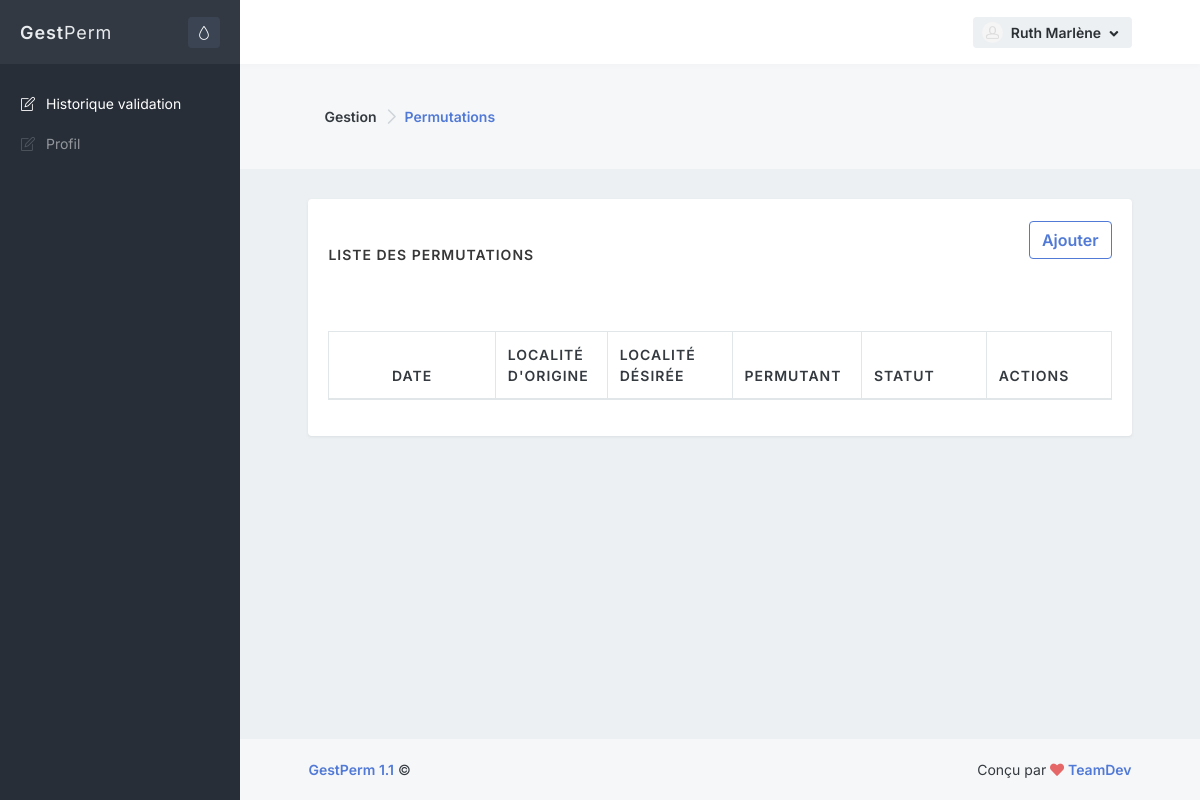
The app's page /admin/historique.php (signed in), older data.
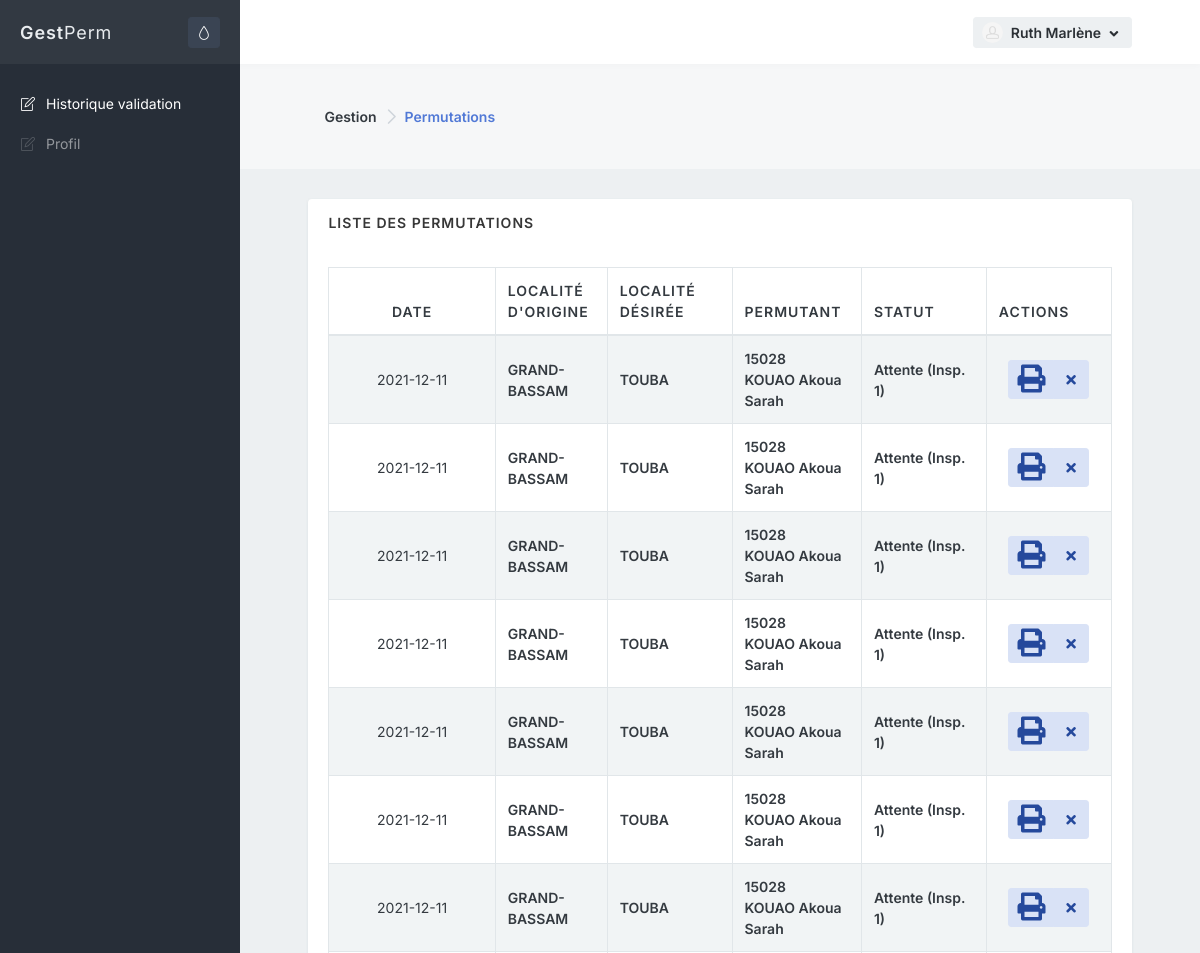
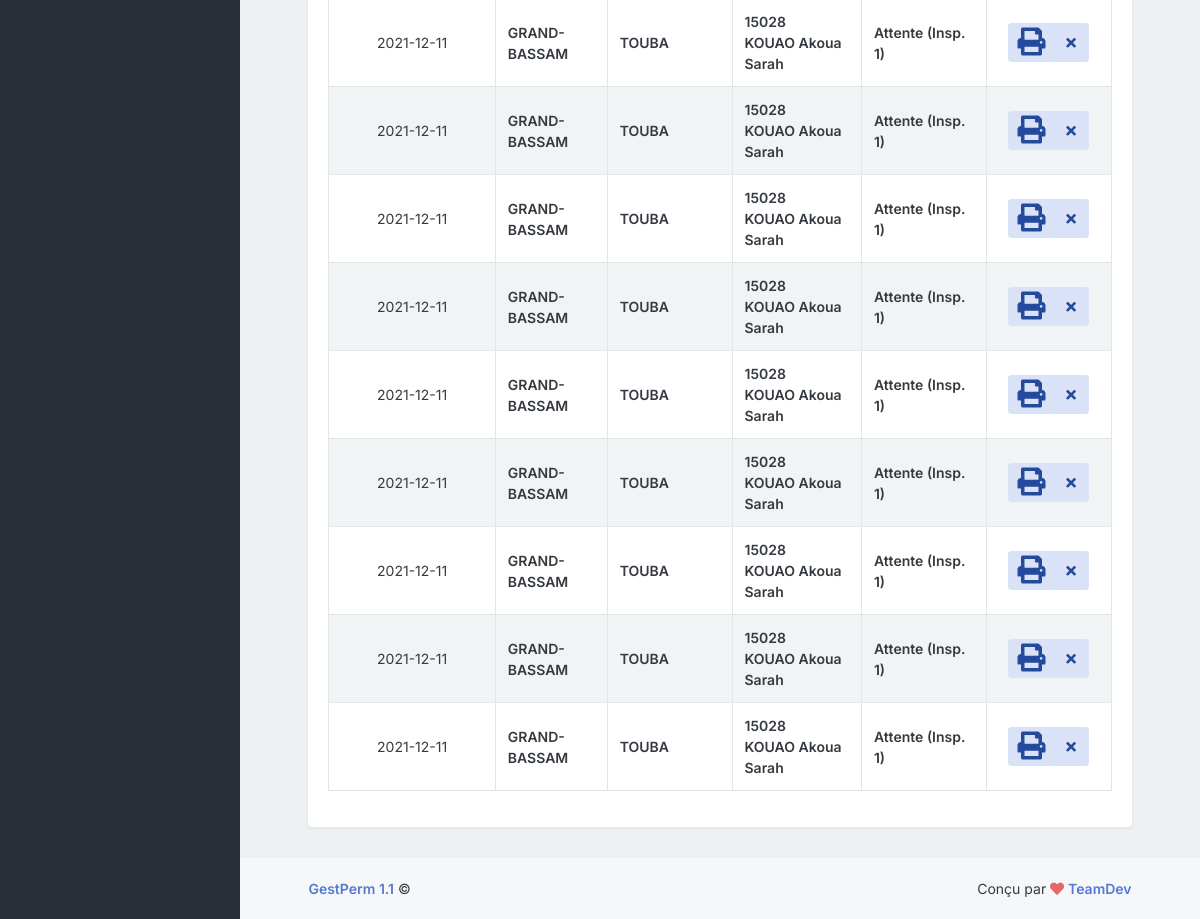
The same page, newer data (2 pictures, top to bottom).
### tables this page shows
CREATE TABLE IF NOT EXISTS `annonce` (
  `IdAnnonce` int(11) NOT NULL AUTO_INCREMENT,
  `DateAjoutAnnonce` date NOT NULL,
  `LocaliteOrigineAnnonce` varchar(255) NOT NULL,
  `LocaliteDesireeAnnonce` varchar(255) NOT NULL,
  `AdherantAnnonce` varchar(255) NOT NULL DEFAULT '-1',
  `StatutAnnonce` varchar(255) NOT NULL,
  `IdAgent` bigint(20) NOT NULL,
  `IdTypeAnnonce` int(11) NOT NULL,
  PRIMARY KEY (`IdAnnonce`)
);

CREATE TABLE IF NOT EXISTS `localite` (
  `CodeZone` bigint(19) NOT NULL AUTO_INCREMENT,
  `LibelleZone` varchar(200) NOT NULL,
  `CodeZoneMere` bigint(19) NOT NULL,
  `NiveauStr` smallint(6) NOT NULL,
  PRIMARY KEY (`CodeZone`)
);

CREATE TABLE IF NOT EXISTS `agent` (
  `IdAgent` int(11) NOT NULL AUTO_INCREMENT,
  `MatriculeAgent` varchar(255) NOT NULL,
  `NomAgent` varchar(255) NOT NULL,
  `PrenomsAgent` varchar(255) NOT NULL,
  `CiviliteAgent` varchar(25) NOT NULL,
  `NomJeuneFilleAgent` varchar(255) NOT NULL DEFAULT '',
  `SexeAgent` varchar(25) NOT NULL,
  `DateNaissanceAgent` date NOT NULL,
  `TelAgent` varchar(25) NOT NULL DEFAULT '',
  `EmailAgent` varchar(255) NOT NULL DEFAULT '',
  `DatePriseServiceAgent` date DEFAULT NULL,
  `SituationMatrimonialeAgent` varchar(255) NOT NULL,
  `DateCreationAgent` date NOT NULL,
  `PasswordAgent` varchar(255) NOT NULL,
  `IdEmploi` int(11) NOT NULL DEFAULT '-1',
  `IdFonction` int(11) NOT NULL DEFAULT '-1',
  `TypeAgent` int(11) NOT NULL DEFAULT '1',
  `IdEcole` int(11) NOT NULL DEFAULT '1',
  PRIMARY KEY (`IdAgent`)
);

### inc/config.php (called while the page is built, shortened)
<?php
    if(isset($_SESSION["auth"]["user"]))
    {
        $IdAgent=$_SESSION["auth"]["user"]->IdAgent;
        $TypeUser=$_SESSION["auth"]["user"]->TypeAgent;
    }
?>

### class/database.php (called while the page is built, shortened)
<?php
class Database
{
    private static $dbHost = "localhost";
    private static $dbName = "pct_db";
    private static $dbUsername = "root";
    private static $dbUserpassword = "";
    private static $connection = null;
    private static function connect()
    {
        if(self::$connection == null)
        {
            try
            {
              self::$connection = new PDO("mysql:host=" . self::$dbHost . ";dbname=" . self::$dbName , self::$dbUsername, self::$dbUserpassword, array(PDO::MYSQL_ATTR_INIT_COMMAND => 'SET NAMES UTF8' , PDO::ATTR_ERRMODE=>PDO::ERRMODE_WARNING));
            }
            catch(PDOException $e)
            {
                die($e->getMessage());
            }
        }
        return self::$connection;
    }
    private static function disconnect()
    {
        self::$connection = null;
    }
    public static function SelectQuery($query="")
    {
        if ($query<>"")
        {
            $req=self::$connection->prepare($query);
            try
            {
              $req->execute();
            }
            catch(Exception $e)
            {
                var_dump($query);
                die($e->getMessage());
            }
            return $req->fetchAll(PDO::FETCH_OBJ);
        }
        else return "";
    }
}
?>

### admin/historique.php (the view, shortened to what the changed rows need)
<?php require 'inc/_global/config.php'; ?>
<?php require '../inc/config.php'; ?>
<?php require 'inc/backend/config.php'; ?>
<?php require 'inc/_global/views/head_start.php'; ?>
<?php require 'inc/_global/views/head_end.php'; ?>
<?php require 'inc/_global/views/page_start.php'; ?>
<div class="content">
    <div class="block block-rounded">
        <div class="block-header">
            <?php $encours=Database::SelectQuery("SELECT COUNT(*) as Nbre FROM annonce WHERE (IdAgent='".$IdAgent."' OR AdherantAnnonce='".$IdAgent."') AND StatutAnnonce<>'VA'")[0]->Nbre; if($TypeUser==1 && $encours==0) :?>
            <nav class="flex-sm-00-auto ml-sm-3" aria-label="breadcrumb">
                <ol class="breadcrumb breadcrumb-alt">
                    <li class="breadcrumb-item">
                        <button type="button" class="btn btn-outline-primary push" data-toggle="modal" data-target="#add-newdr-modal">Ajouter</button>
                    </li>
                </ol>
            </nav>
            <?php endif;?>
        </div>
        <div class="block-content block-content-full">
            <table  id="example" class="table table-bordered table-striped table-vcenter js-dataTable-full nowrap"  style="width:100%">
                <thead>
                    <tr>
                        <?php if($TypeUser==1) :?>
                            <th class="text-center" style="width: 20%;">Date</th>
                            <th class="d-none d-sm-table-cell" style="width: 12%;">Localité d'origine</th>
                            <th class="d-none d-sm-table-cell" style="width: 15%;">Localité désirée</th>
                            <th class="d-none d-sm-table-cell" style="width: 15%;">Permutant</th>
                            <th class="d-none d-sm-table-cell" style="width: 15%;">Statut</th>
                            <th class="d-none d-sm-table-cell" style="width: 15%;">Actions</th>
                        <?php endif?>
                    </tr>
                </thead>
                <tbody>
                    <?php if($TypeUser==1) :
                         $annonces=Database::SelectQuery("SELECT * FROM annonce WHERE IdAgent='".$IdAgent."' OR AdherantAnnonce='".$IdAgent."' ORDER BY DateAjoutAnnonce DESC");
                         foreach($annonces as $annonce):
                            ?>
                        <tr>
                            <td class="text-center font-size-sm"><?=$annonce->DateAjoutAnnonce?></td>
                            <td class="font-w600 font-size-sm">
                                <?php
                                $codeZone=($IdAgent==$annonce->AdherantAnnonce)?($annonce->LocaliteDesireeAnnonce):($annonce->LocaliteOrigineAnnonce);
                                $query="SELECT LibelleZone FROM localite WHERE CodeZone='".$codeZone."'";
                                echo Database::SelectQuery($query)[0]->LibelleZone ?>
                            </td>
                            <td class="font-w600 font-size-sm">
                                <?php
                                $codeZone=($IdAgent==$annonce->AdherantAnnonce)?$annonce->LocaliteOrigineAnnonce:$annonce->LocaliteDesireeAnnonce;
                                echo Database::SelectQuery("SELECT LibelleZone FROM localite WHERE CodeZone='".$codeZone."'")[0]->LibelleZone ?></td>
                            <td class="font-w600 font-size-sm">
                                <?php
                                    if($annonce->AdherantAnnonce==-1)
                                    {
                                        echo "";
                                    }
                                    else
                                    {
                                        $CodeAgent=($IdAgent==$annonce->AdherantAnnonce)?($annonce->IdAgent):($annonce->AdherantAnnonce);
                                        $adherant=Database::SelectQuery("SELECT MatriculeAgent, CONCAT(NomAgent,' ',PrenomsAgent) as NomPrens FROM agent WHERE IdAgent='".$CodeAgent."'");
                                        echo($adherant[0]->MatriculeAgent." <br />".$adherant[0]->NomPrens);
                                    }
                                    ?>
                            </td>
                            <td class="font-w600 font-size-sm">
                            <?php
                                if($annonce->StatutAnnonce=="VA0")
                                {
                                    echo "Attente (Adhérant)";
                                }
                                elseif($annonce->StatutAnnonce=="VA1")
                                {
                                    echo "Attente (Insp. 1)";
                                }
                                elseif($annonce->StatutAnnonce=="VA2")
                                {
                                    echo "Attente (DREN 1)";
                                }
                                elseif($annonce->StatutAnnonce=="VA3")
                                {
                                    echo "Attente (Insp. 2)";
                                }
                                elseif($annonce->StatutAnnonce=="VA4")
                                {
                                    echo "Attente (DREN 2)";
                                }
                                elseif($annonce->StatutAnnonce=="VA5")
                                {
                                    echo "Attente (DRH)";
                                }
                                else
                                {
                                    echo "Validée";
                                }
                            ?>
                            </td>
                            <td class="text-center">
                                <div class="btn-group">
                                    <button type="button" class="btn btn-sm btn-alt-primary" data-toggle="modal" data-target="#Edit-newinsp-modal">
                                        <i id="print" data-values="" class="fa fa-2x fa-print" data-toggle="tooltip" title="Imprimer"></i>
                                    </button>
                                    <button type="button" class="btn btn-sm btn-alt-primary"  data-toggle="modal" data-target="#Delete-newdr-modal" title="Annuler">
                                        <i class="fa fa-fw fa-times"></i>
                                    </button>
                                </div>
                            </td>
                        </tr>
                        <?php
                        endforeach;
                        endif?>
                </tbody>
            </table>
        </div>
    </div>
</div>
<?php require 'inc/_global/views/page_end.php'; ?>
<?php require 'inc/_global/views/footer_end.php'; ?>

Row changes from the older to the newer data that the page shows:
added annonce: DateAjoutAnnonce "2021-12-11", AdherantAnnonce+LocaliteOrigineAnnonce "GRAND-BASSAM", AdherantAnnonce+LocaliteDesireeAnnonce "TOUBA", agent.MatriculeAgent "15028", NomPrens "KOUAO Akoua Sarah", StatutAnnonce "Attente (Insp. 1)"
added annonce: DateAjoutAnnonce "2021-12-11", AdherantAnnonce+LocaliteOrigineAnnonce "GRAND-BASSAM", AdherantAnnonce+LocaliteDesireeAnnonce "TOUBA", agent.MatriculeAgent "15028", NomPrens "KOUAO Akoua Sarah", StatutAnnonce "Attente (Insp. 1)"
added annonce: DateAjoutAnnonce "2021-12-11", AdherantAnnonce+LocaliteOrigineAnnonce "GRAND-BASSAM", AdherantAnnonce+LocaliteDesireeAnnonce "TOUBA", agent.MatriculeAgent "15028", NomPrens "KOUAO Akoua Sarah", StatutAnnonce "Attente (Insp. 1)"
added annonce: DateAjoutAnnonce "2021-12-11", AdherantAnnonce+LocaliteOrigineAnnonce "GRAND-BASSAM", AdherantAnnonce+LocaliteDesireeAnnonce "TOUBA", agent.MatriculeAgent "15028", NomPrens "KOUAO Akoua Sarah", StatutAnnonce "Attente (Insp. 1)"
added annonce: DateAjoutAnnonce "2021-12-11", AdherantAnnonce+LocaliteOrigineAnnonce "GRAND-BASSAM", AdherantAnnonce+LocaliteDesireeAnnonce "TOUBA", agent.MatriculeAgent "15028", NomPrens "KOUAO Akoua Sarah", StatutAnnonce "Attente (Insp. 1)"
added annonce: DateAjoutAnnonce "2021-12-11", AdherantAnnonce+LocaliteOrigineAnnonce "GRAND-BASSAM", AdherantAnnonce+LocaliteDesireeAnnonce "TOUBA", agent.MatriculeAgent "15028", NomPrens "KOUAO Akoua Sarah", StatutAnnonce "Attente (Insp. 1)"
added annonce: DateAjoutAnnonce "2021-12-11", AdherantAnnonce+LocaliteOrigineAnnonce "GRAND-BASSAM", AdherantAnnonce+LocaliteDesireeAnnonce "TOUBA", agent.MatriculeAgent "15028", NomPrens "KOUAO Akoua Sarah", StatutAnnonce "Attente (Insp. 1)"
added annonce: DateAjoutAnnonce "2021-12-11", AdherantAnnonce+LocaliteOrigineAnnonce "GRAND-BASSAM", AdherantAnnonce+LocaliteDesireeAnnonce "TOUBA", agent.MatriculeAgent "15028", NomPrens "KOUAO Akoua Sarah", StatutAnnonce "Attente (Insp. 1)"
added annonce: DateAjoutAnnonce "2021-12-11", AdherantAnnonce+LocaliteOrigineAnnonce "GRAND-BASSAM", AdherantAnnonce+LocaliteDesireeAnnonce "TOUBA", agent.MatriculeAgent "15028", NomPrens "KOUAO Akoua Sarah", StatutAnnonce "Attente (Insp. 1)"
added annonce: DateAjoutAnnonce "2021-12-11", AdherantAnnonce+LocaliteOrigineAnnonce "GRAND-BASSAM", AdherantAnnonce+LocaliteDesireeAnnonce "TOUBA", agent.MatriculeAgent "15028", NomPrens "KOUAO Akoua Sarah", StatutAnnonce "Attente (Insp. 1)"
added annonce: DateAjoutAnnonce "2021-12-11", AdherantAnnonce+LocaliteOrigineAnnonce "GRAND-BASSAM", AdherantAnnonce+LocaliteDesireeAnnonce "TOUBA", agent.MatriculeAgent "15028", NomPrens "KOUAO Akoua Sarah", StatutAnnonce "Attente (Insp. 1)"
added annonce: DateAjoutAnnonce "2021-12-11", AdherantAnnonce+LocaliteOrigineAnnonce "GRAND-BASSAM", AdherantAnnonce+LocaliteDesireeAnnonce "TOUBA", agent.MatriculeAgent "15028", NomPrens "KOUAO Akoua Sarah", StatutAnnonce "Attente (Insp. 1)"
added annonce: DateAjoutAnnonce "2021-12-11", AdherantAnnonce+LocaliteOrigineAnnonce "GRAND-BASSAM", AdherantAnnonce+LocaliteDesireeAnnonce "TOUBA", agent.MatriculeAgent "15028", NomPrens "KOUAO Akoua Sarah", StatutAnnonce "Attente (Insp. 1)"
added annonce: DateAjoutAnnonce "2021-12-11", AdherantAnnonce+LocaliteOrigineAnnonce "GRAND-BASSAM", AdherantAnnonce+LocaliteDesireeAnnonce "TOUBA", agent.MatriculeAgent "15028", NomPrens "KOUAO Akoua Sarah", StatutAnnonce "Attente (Insp. 1)"
added annonce: DateAjoutAnnonce "2021-12-11", AdherantAnnonce+LocaliteOrigineAnnonce "GRAND-BASSAM", AdherantAnnonce+LocaliteDesireeAnnonce "TOUBA", agent.MatriculeAgent "15028", NomPrens "KOUAO Akoua Sarah", StatutAnnonce "Attente (Insp. 1)"
added annonce: DateAjoutAnnonce "2021-12-11", AdherantAnnonce+LocaliteOrigineAnnonce "GRAND-BASSAM", AdherantAnnonce+LocaliteDesireeAnnonce "TOUBA", agent.MatriculeAgent "15028", NomPrens "KOUAO Akoua Sarah", StatutAnnonce "Attente (Insp. 1)"
Text that changed along with them:
text no longer shown: "Ajouter"
